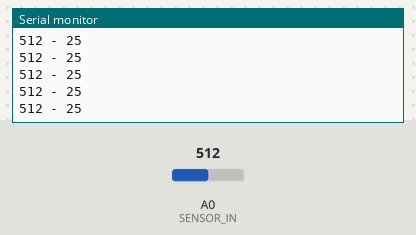
Recording of a sketch running on a simulated Arduino Uno, built with avr-gcc and run on an emulated ATmega328P. Shown: the last lines printed to the serial monitor. The inputs (shaded band) are chosen by the test bench; at power-on: A0 (SENSOR_IN) = 512.

Above: at 1.2 s.
1.3 s: A0 (SENSOR_IN) set to 208
At 2.3 s:
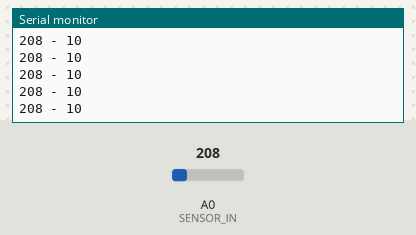
4.3 s: A0 (SENSOR_IN) set to 186
At 5.0 s:
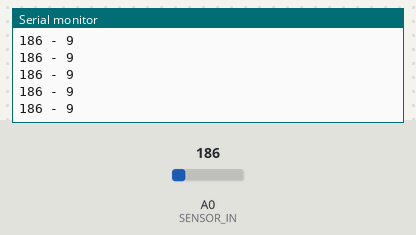
Timing chart, 0 to 7.3 s (numbered marks = the images above; inputs shaded):
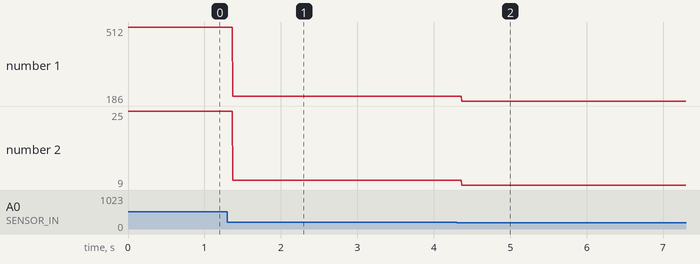

Measured:
- after the input at 1.3 s, the serial monitor: prints a new line after 0.07 s (image 1)
- after the input at 4.3 s, the serial monitor: prints a new line after 0.07 s (image 2)
- plotted number 1: 512 → 208 after the input at 1.3 s, 208 → 186 after the input at 4.3 s
- plotted number 2: 25 → 10 after the input at 1.3 s, 10 → 9 after the input at 4.3 s

The sketch:

arduino_cloud.ino
```cpp
// Constant for dry sensor
const int DryValue = 0;

// Constant for wet sensor
const int WetValue = 2000;

// Variables for soil moisture
int soilMoistureValue;
int soilMoisturePercent;

// Analog input port
#define SENSOR_IN A0

void setup() {

  // Setup Serial Monitor
  Serial.begin(9600);


}
void loop() {

  // Get soil mositure value
  soilMoistureValue = analogRead(SENSOR_IN);

  // Print to serial monitor
  Serial.print(soilMoistureValue);
  Serial.print(" - ");

  // Determine soil moisture percentage value
  soilMoisturePercent = map(soilMoistureValue, DryValue, WetValue, 0, 100);

  // Keep values between 0 and 100
  soilMoisturePercent = constrain(soilMoisturePercent, 0, 100);

  // Print to serial monitor
  Serial.println(soilMoisturePercent);}
```
